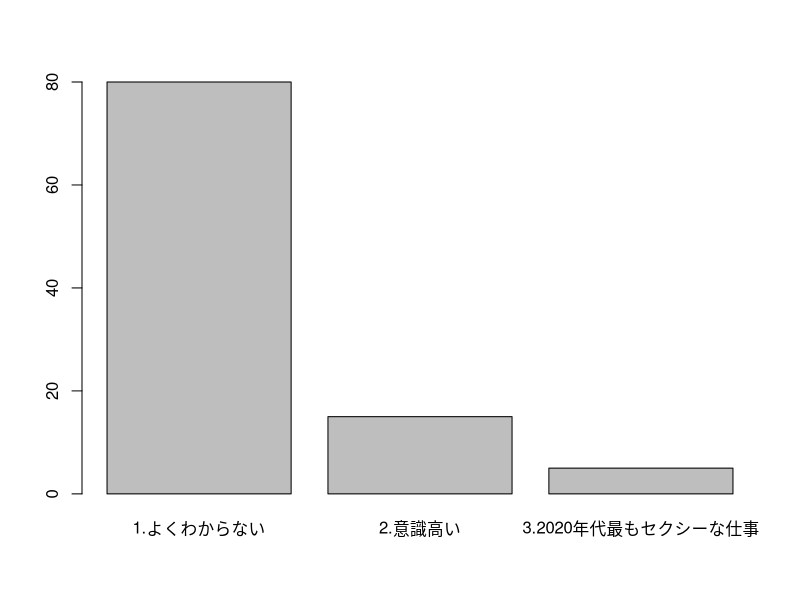
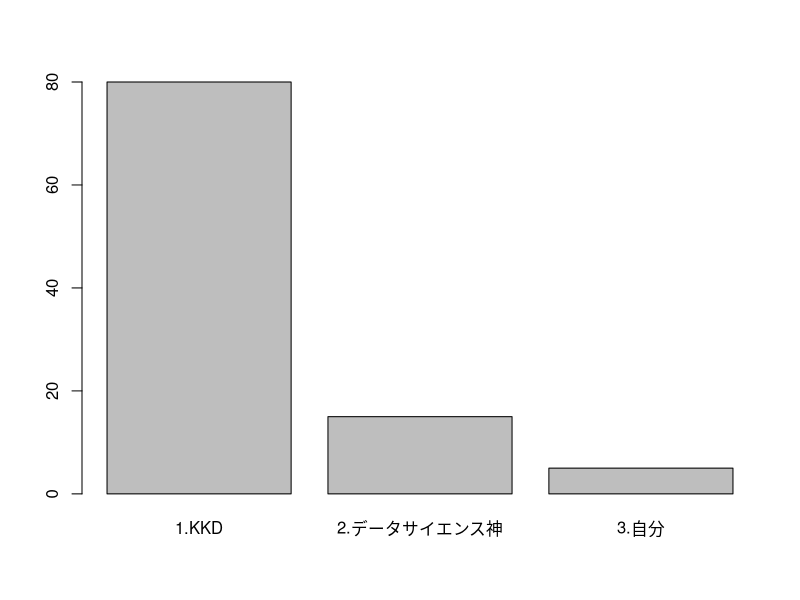
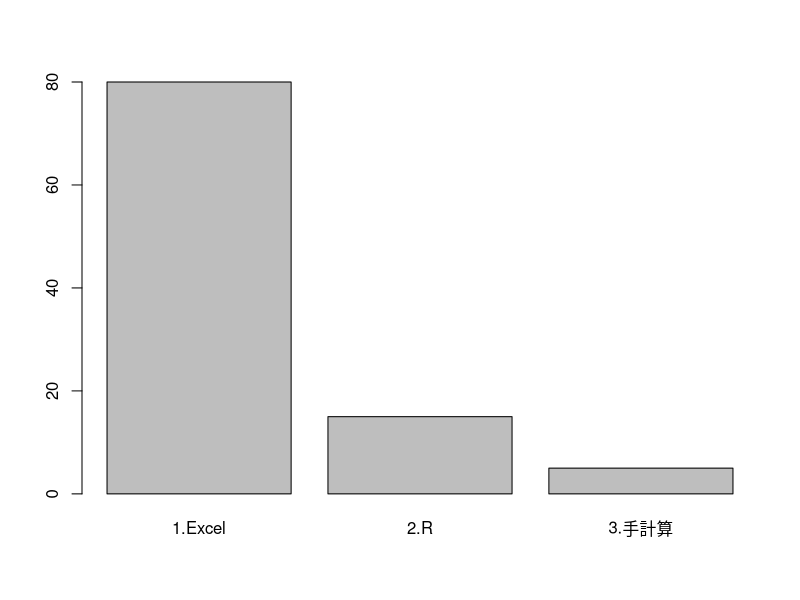

Write the R code that produced these figures, in order.
## ---- chunk 1
knitr::opts_chunk$set(echo = TRUE)
library(tidyverse)
datA <- data.frame(ID = c(1:100),date = c(100:199), Butsu = rep(c(1:5),20))
dat <- datA %>% 
  dplyr::group_by(ID, date) %>% 
  dplyr::summarise(count = n()) %>% 
  tidyr::spread(., key = date, value = count) %>% 
  dplyr::mutate_if(is.numeric, funs(replace(.,is.na(.),0))) %>% 
  dplyr::ungroup()
## ---- chunk 2
 x <- c(rep('1.よくわからない',80), rep('2.意識高い',15), rep('3.2020年代最もセクシーな仕事', 5))
 
 plot(as.factor(x))
## ---- chunk 3
 x <- c(rep('1.KKD',80), rep('2.データサイエンス神',15), rep('3.自分', 5))
 
 plot(as.factor(x))
## ---- chunk 4
 x <- c(rep('1.Excel',80), rep('2.R',15), rep('3.手計算', 5))
 
 plot(as.factor(x))
## ---- chunk 5
dat[,1:10] %>% head
